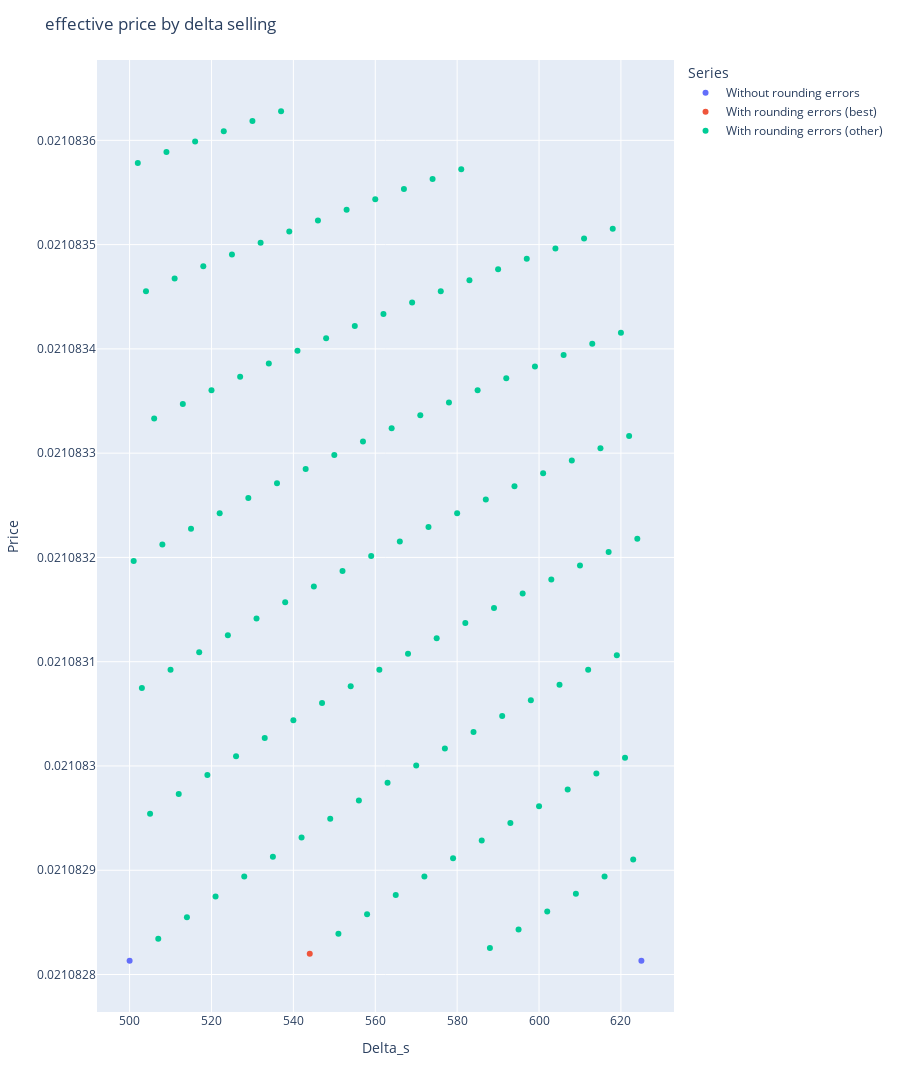

Notebook source saved alongside this figure:
### Code cell
# Convert your data lists to Pandas DataFrames for easier handling
df1 = pd.DataFrame(perfect, columns=['delta_b', 'delta_s', 'price'])
df2 = pd.DataFrame(best_imperfect, columns=['delta_b', 'delta_s', 'price'])
df3 = pd.DataFrame(other_imperfect, columns=['delta_b', 'delta_s', 'price'])
df4 = pd.DataFrame(delta_b_too_low, columns=['delta_b', 'delta_s', 'price'])
df5 = pd.DataFrame(suboptimal_delta_b, columns=['delta_b', 'delta_s', 'price'])

# Combine the dataframes with an identifier column
df1['Series'] = 'Without rounding errors'
df2['Series'] = 'With rounding errors (best)'
df3['Series'] = 'With rounding errors (other)'
df4['Series'] = 'Delta_b too low'
df5['Series'] = 'Delta_b suboptimal'
combined_df = pd.concat([df1, df2, df3, df4, df5])

# Create an interactive scatter plot
fig = px.scatter(combined_df, x='delta_s', y='price', color='Series',
                 hover_data=['delta_b', 'delta_s', 'price'])

# Add plot titles and labels
fig.update_layout(title='effective price by delta selling',
                  xaxis_title='Delta_s',
                  yaxis_title='Price',
                  height=1600)

# fig.update_yaxes(range=[combined_df['price'].min(), combined_df['price'].max()])  # Adjust the range as needed

# Sort the DataFrame by 'ratio' in descending order
# sorted_df = combined_df.sort_values(by='price', ascending=False)

# Adding a line that connects the dots in decreasing order of their y-value
# fig.add_trace(px.line(sorted_df, x='delta_b', y='price').data[0])

# Show the plot
fig.show()

### Figure 1 — Plotly figure (JSON) as saved in the notebook; plotly's stock layout.template omitted (floating-point values rounded to 4 significant figures)
{"data": [{"customdata": [[23716], [29645]], "hovertemplate": "Series=Without rounding errors<br>delta_s=%{x}<br>price=%{y}<br>delta_b=%{customdata[0]}<extra></extra>", "legendgroup": "Without rounding errors", "marker": {"color": "#636efa", "symbol": "circle"}, "mode": "markers", "name": "Without rounding errors", "orientation": "v", "showlegend": true, "type": "scatter", "x": [500, 625], "xaxis": "x", "y": [0.02108, 0.02108], "yaxis": "y"}, {"customdata": [[25803]], "hovertemplate": "Series=With rounding errors (best)<br>delta_s=%{x}<br>price=%{y}<br>delta_b=%{customdata[0]}<extra></extra>", "legendgroup": "With rounding errors (best)", "marker": {"color": "#EF553B", "symbol": "circle"}, "mode": "markers", "name": "With rounding errors (best)", "orientation": "v", "showlegend": true, "type": "scatter", "x": [544], "xaxis": "x", "y": [0.02108], "yaxis": "y"}, {"customdata": [[23810], [23763], [23905], [23858], [24000], [23953], [24095], [24142], [24190], [24237], [24285], [24332], [24380], [24427], [24474], [24522], [24569], [24617], [24664], [24712], [24759], [24806], [24854], [24901], [24949], [24996], [25044], [25091], [25138], [25186], [25233], [25281], [25328], [25376], [25423], [25470], [25518], [25565], [25613], [25660], [25708], [25755], [24048], [25850], [25897], [25945], [25992], [26040], [26087], [26135], [26182], [26229], [26277], [26324], [26372], [26419], [26467], [26514], [26561], [26609], [26656], [26704], [26751], [26799], [26846], [26893], [26941], [26988], [27036], [27083], [27131], [27178], [27225], [27273], [27320], [27368], [27415], [27463], [27510], [27557], [27605], [27652], [27700], [27747], [27795], [27842], [27890], [27937], [27984], [28032], [28079], [28127], [28174], [28222], [28269], [28316], [28364], [28411], [28459], [28506], [28554], [28601], [28648], [28696], [28743], [28791], [28838], [28886], [28933], [28980], [29028], [29075], [29123], [29170], [29218], [29265], [29312], [29360], [29407], [29455], [29502], [29550], [29597]], "hovertemplate": "Series=With rounding errors (other)<br>delta_s=%{x}<br>price=%{y}<br>delta_b=%{customdata[0]}<extra></extra>", "legendgroup": "With rounding errors (other)", "marker": {"color": "#00cc96", "symbol": "circle"}, "mode": "markers", "name": "With rounding errors (other)", "orientation": "v", "showlegend": true, "type": "scatter", "x": [502, 501, 504, 503, 506, 505, 508, 509, 510, 511, 512, 513, 514, 515, 516, 517, 518, 519, 520, 521, 522, 523, 524, 525, 526, 527, 528, 529, 530, 531, 532, 533, 534, 535, 536, 537, 538, 539, 540, 541, 542, 543, 507, 545, 546, 547, 548, 549, 550, 551, 552, 553, 554, 555, 556, 557, 558, 559, 560, 561, 562, 563, 564, 565, 566, 567, 568, 569, 570, 571, 572, 573, 574, 575, 576, 577, 578, 579, 580, 581, 582, 583, 584, 585, 586, 587, 588, 589, 590, 591, 592, 593, 594, 595, 596, 597, 598, 599, 600, 601, 602, 603, 604, 605, 606, 607, 608, 609, 610, 611, 612, 613, 614, 615, 616, 617, 618, 619, 620, 621, 622, 623, 624], "xaxis": "x", "y": [0.02108, 0.02108, 0.02108, 0.02108, 0.02108, 0.02108, 0.02108, 0.02108, 0.02108, 0.02108, 0.02108, 0.02108, 0.02108, 0.02108, 0.02108, 0.02108, 0.02108, 0.02108, 0.02108, 0.02108, 0.02108, 0.02108, 0.02108, 0.02108, 0.02108, 0.02108, 0.02108, 0.02108, 0.02108, 0.02108, 0.02108, 0.02108, 0.02108, 0.02108, 0.02108, 0.02108, 0.02108, 0.02108, 0.02108, 0.02108, 0.02108, 0.02108, 0.02108, 0.02108, 0.02108, 0.02108, 0.02108, 0.02108, 0.02108, 0.02108, 0.02108, 0.02108, 0.02108, 0.02108, 0.02108, 0.02108, 0.02108, 0.02108, 0.02108, 0.02108, 0.02108, 0.02108, 0.02108, 0.02108, 0.02108, 0.02108, 0.02108, 0.02108, 0.02108, 0.02108, 0.02108, 0.02108, 0.02108, 0.02108, 0.02108, 0.02108, 0.02108, 0.02108, 0.02108, 0.02108, 0.02108, 0.02108, 0.02108, 0.02108, 0.02108, 0.02108, 0.02108, 0.02108, 0.02108, 0.02108, 0.02108, 0.02108, 0.02108, 0.02108, 0.02108, 0.02108, 0.02108, 0.02108, 0.02108, 0.02108, 0.02108, 0.02108, 0.02108, 0.02108, 0.02108, 0.02108, 0.02108, 0.02108, 0.02108, 0.02108, 0.02108, 0.02108, 0.02108, 0.02108, 0.02108, 0.02108, 0.02108, 0.02108, 0.02108, 0.02108, 0.02108, 0.02108, 0.02108], "yaxis": "y"}], "layout": {"height": 1600, "legend": {"title": {"text": "Series"}, "tracegroupgap": 0}, "margin": {"t": 60}, "title": {"text": "effective price by delta selling"}, "xaxis": {"anchor": "y", "domain": [0, 1], "title": {"text": "Delta_s"}}, "yaxis": {"anchor": "x", "domain": [0, 1], "title": {"text": "Price"}}}}
